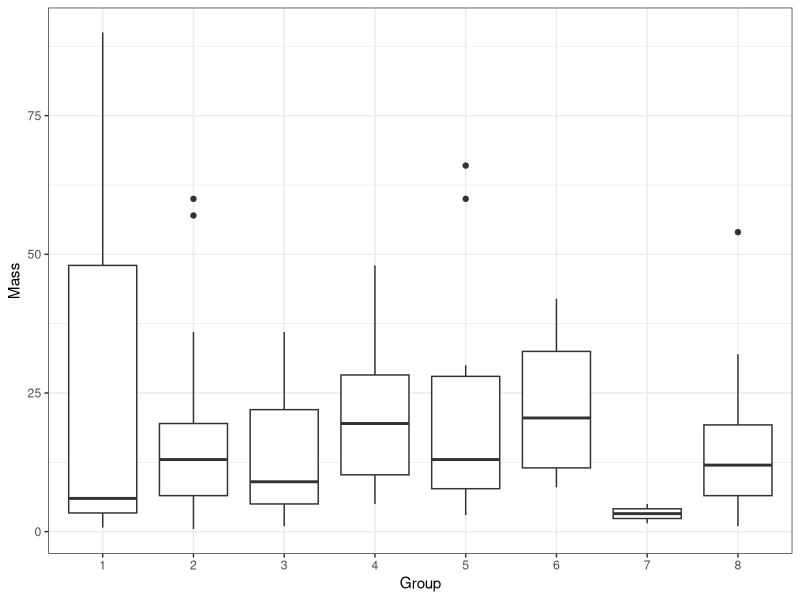
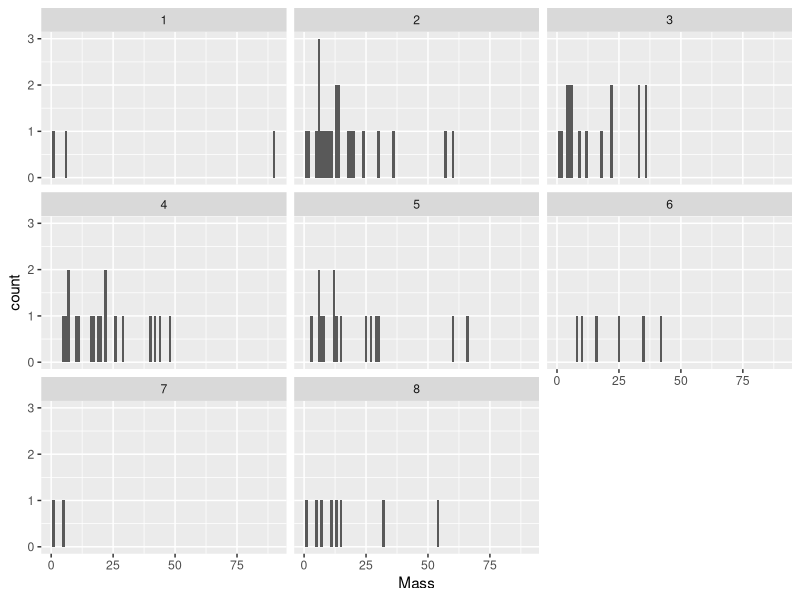
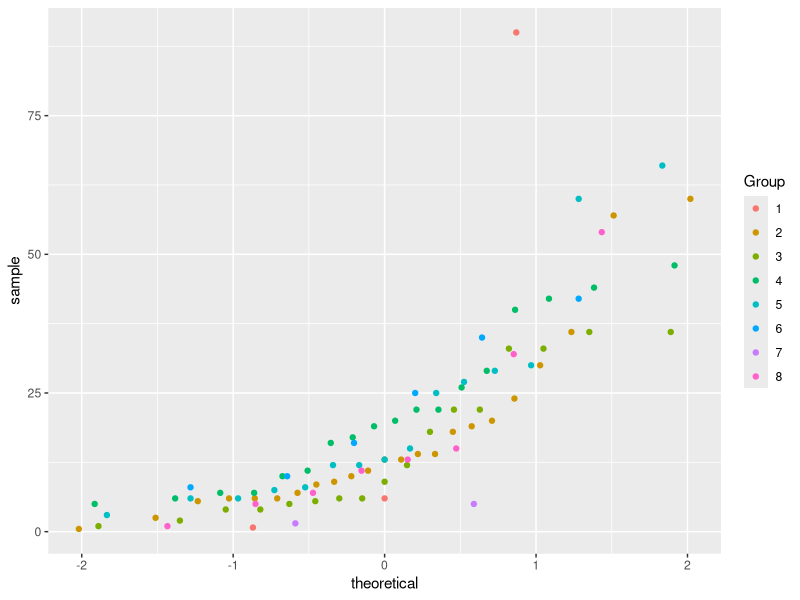
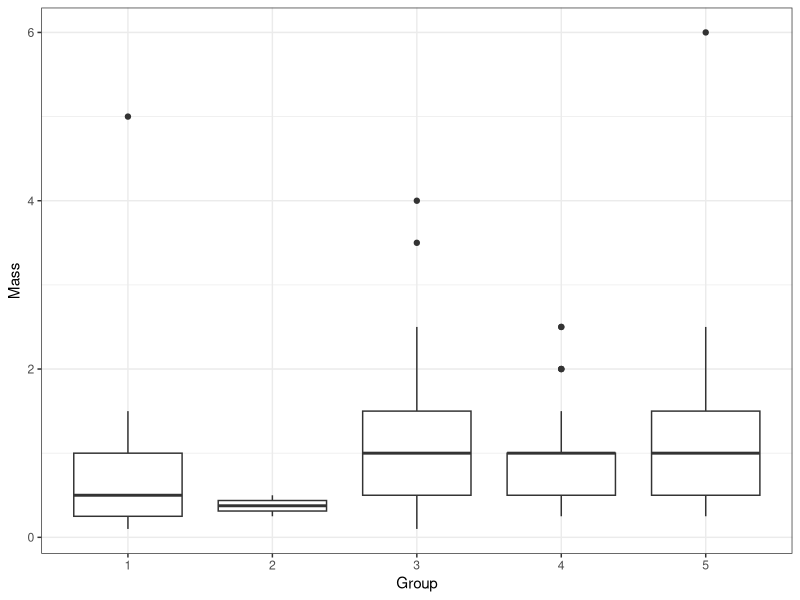
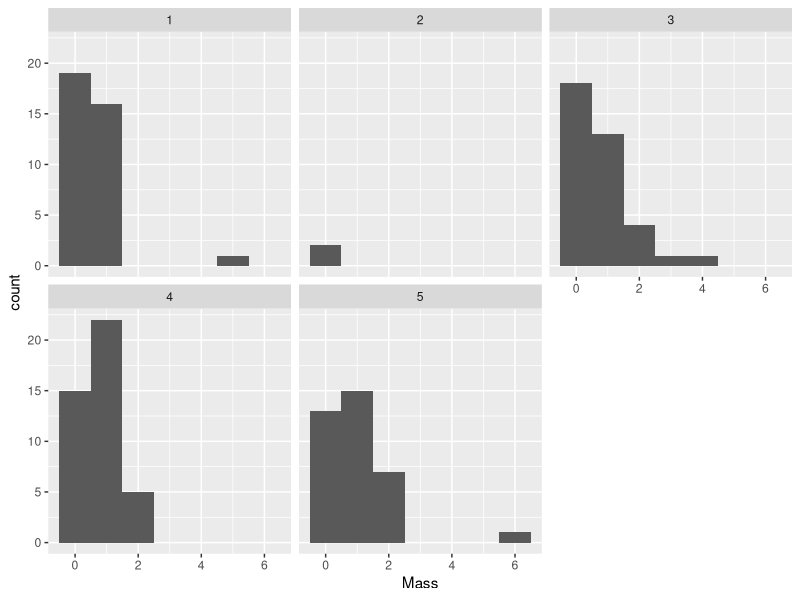
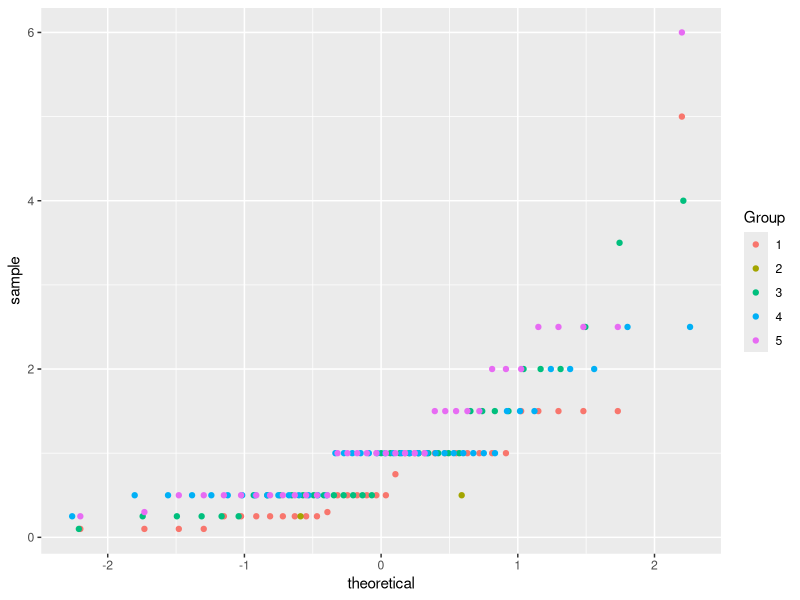
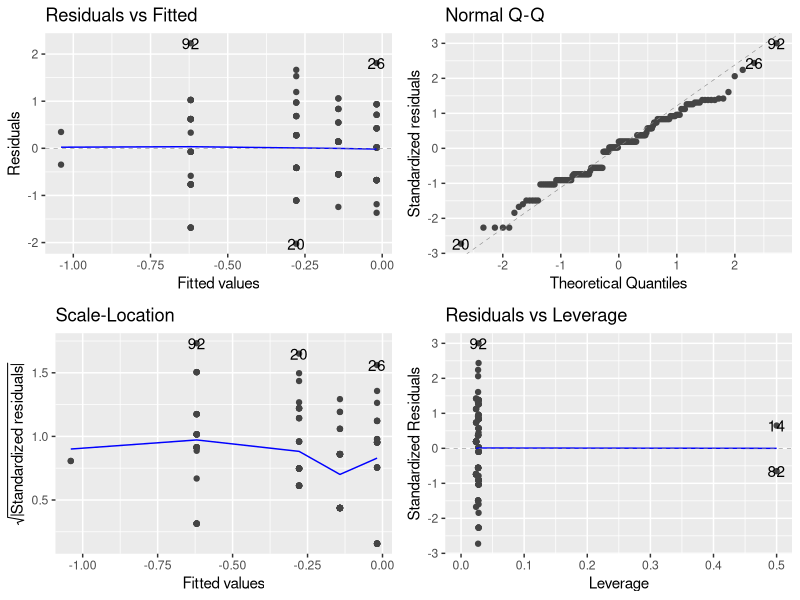
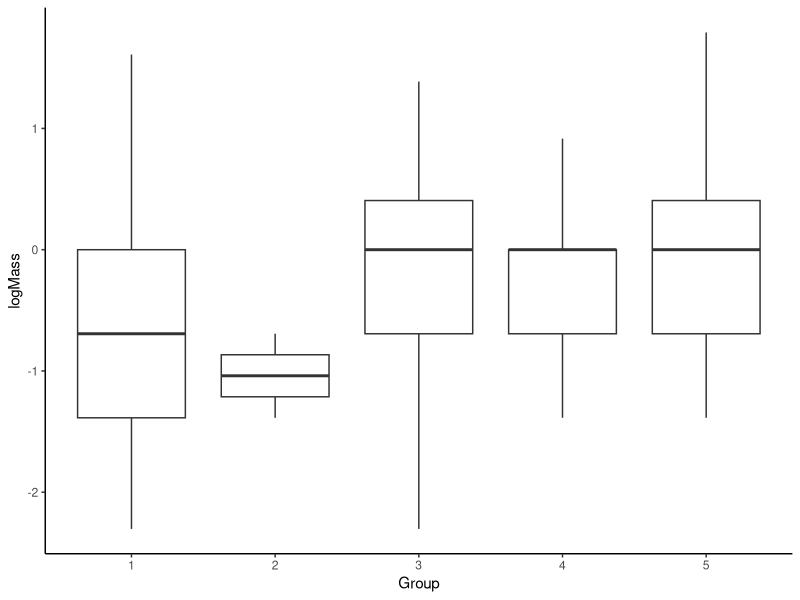

Write R code to recreate these figures, in order.
#### Biomass and Growth Rate for each plant by treatment group ####


# Before anything else, verify that your environment is totally clear.
# This is important, because old objects can foul up the works
# Clean up the working environment
rm(list = ls())

# Verify working directory, should be ~/Documents/Analyses/lastname_first
getwd()

# Load tidyverse
library("tidyverse")
# Check for updates
tidyverse_update()

#### Cleaning up the data ####

library(readr)
Biomass <- read_csv("Shadehouse/Biomass Experiment 1 Clean.csv")

library(dplyr)

# Removing rows where the species is blank
Biomass<-Biomass[-592, ] 
Biomass<-Biomass[-591, ] 
Biomass<-Biomass[-590, ] 
Biomass<-Biomass[-961, ] 
Biomass<-Biomass[-960, ] 
Biomass<-Biomass[-959, ] 

# Removing rows where the mass is blank
Biomass <- Biomass[!is.na(Biomass$Mass_g), ]

# simplifying the experiment 1 treatment group name to Group and Mass_g to Mass
colnames(Biomass)[5:5] <- c("Group") ## Renaming the columns
colnames(Biomass)[10:10] <- c("Mass") ## Renaming the columns


# ggfortify is a package that works with ggplot2 to make nice plots
# install.packages("ggfortify")
library("ggfortify")
# multcomp is used for contrasts and multiple comparisons
# install.packages("multcomp")
library("multcomp")
# nlme is used for random effects ANOVA
# install.packages("nlme")
library("nlme")

#### Have a look at how sapling varies by treatment group ####
Sapling <- Biomass[Biomass$Plant == "ManukaSapling", ]

Sapling$Group <- as.factor(Sapling$Group)

ggplot(Sapling, aes(x = Group, y = Mass))+
  geom_boxplot() +
  theme_bw() 
ggplot(Sapling) +
  geom_histogram(aes(Mass), binwidth = 1)+
  facet_wrap(~Group)
ggplot(Sapling)+
  geom_qq(aes(sample = Mass, color = Group))

# Check for Homogeneous variance
summ_Sapling <- Sapling %>%
  group_by(Group) %>% 
  summarise(mean_Mass = mean(Mass),
            sd_Mass = sd(Mass),
            n_Mass = n())
ratio <-(max(summ_Sapling$sd_Mass))/(min(summ_Sapling$sd_Mass))
print(ratio)

# Not normal, need to try a transformation
Sapling <- Sapling %>%
  mutate(logMass = log(Mass))

# Check for Homogeneous variance
summ_Sapling <- Sapling %>%
  group_by(Group) %>% 
  summarise(mean_logMass = mean(logMass),
            sd_logMass = sd(logMass),
            n_logMass = n())
ratio <-(max(summ_Sapling$sd_logMass))/(min(summ_Sapling$sd_logMass))
print(ratio)

# Still not normal... try square root
Sapling <- Sapling %>%
  mutate(sqrtMass = sqrt(Mass))

# Check for Homogeneous variance
summ_Sapling <- Sapling %>%
  group_by(Group) %>% 
  summarise(mean_sqrtMass = mean(sqrtMass),
            sd_sqrtMass = sd(sqrtMass),
            n_sqrtMass = n())
ratio <-(max(summ_Sapling$sd_sqrtMass))/(min(summ_Sapling$sd_sqrtMass))
print(ratio)

# That is worse, will need to use kruskal-wallis
kruskal.test(logMass ~ Group, data = Sapling)

#### Have a look at how seedling biomass varies by treatment group ####
Seedling <- Biomass[Biomass$Plant == "ManukaSeedling", ]

Seedling$Group <- as.factor(Seedling$Group)

ggplot(Seedling, aes(x = Group, y = Mass))+
  geom_boxplot() +
  theme_bw() 
ggplot(Seedling) +
  geom_histogram(aes(Mass), binwidth = 1)+
  facet_wrap(~Group)
ggplot(Seedling)+
  geom_qq(aes(sample = Mass, color = Group))

# Check for Homogeneous variance
summ_Seedling <- Seedling %>%
  group_by(Group) %>% 
  summarise(mean_Mass = mean(Mass),
            sd_Mass = sd(Mass),
            n_Mass = n())
ratio <-(max(summ_Seedling$sd_Mass))/(min(summ_Seedling$sd_Mass))
print(ratio)

# Not normal, need to try a transformation
Seedling <- Seedling %>%
  mutate(logMass = log(Mass))

# Check for Homogeneous variance
summ_Seedling <- Seedling %>%
  group_by(Group) %>% 
  summarise(mean_logMass = mean(logMass),
            sd_logMass = sd(logMass),
            n_logMass = n())
ratio <-(max(summ_Seedling$sd_logMass))/(min(summ_Seedling$sd_logMass))
print(ratio)

# Looks a lot better
# Set up for ANOVA
model01 <- lm(logMass~Group, data = Seedling)

autoplot(model01)

anova(model01)

summary(model01)

# Perform unplanned Tukey test
tukey <- glht(model01, linfct = mcp(Group = "Tukey"))
summary(tukey)

# Visualize transformed data
ggplot(Seedling, aes(x = Group, y = logMass))+
  geom_boxplot() +
  theme_classic() 

# Very interesting, the seedling biomass is significantly higher in groups 4 and 5
# which have wattle and woolly and wattle and privet than when growing with conspecifics only

#### woolly nightshade analysis ####
Nightshade <- Biomass[Biomass$Plant == "Nightshade", ]

Nightshade$Group <- as.factor(Nightshade$Group)

ggplot(Nightshade, aes(x = Group, y = Mass))+
  geom_boxplot() +
  theme_bw() 
ggplot(Nightshade) +
  geom_histogram(aes(Mass), binwidth = 1)+
  facet_wrap(~Group)
ggplot(Nightshade)+
  geom_qq(aes(sample = Mass, color = Group))

# Check for Homogeneous variance
summ_Nightshade <- Nightshade %>%
  group_by(Group) %>% 
  summarise(mean_Mass = mean(Mass),
            sd_Mass = sd(Mass),
            n_Mass = n())
ratio <-(max(summ_Nightshade$sd_Mass))/(min(summ_Nightshade$sd_Mass))
print(ratio)

# Set up for ANOVA
model01 <- lm(Mass~Group, data = Nightshade)

autoplot(model01)

anova(model01)

summary(model01)

# Perform unplanned Tukey test
tukey <- glht(model01, linfct = mcp(Group = "Tukey"))
summary(tukey)

# Visualize transformed data
ggplot(Nightshade, aes(x = Group, y = Mass))+
  geom_boxplot() +
  theme_classic() 

#### privet analysis ####
Privet <- Biomass[Biomass$Plant == "Privet", ]

Privet$Group <- as.factor(Privet$Group)

ggplot(Privet, aes(x = Group, y = Mass))+
  geom_boxplot() +
  theme_bw() 
ggplot(Privet) +
  geom_histogram(aes(Mass), binwidth = 1)+
  facet_wrap(~Group)
ggplot(Privet)+
  geom_qq(aes(sample = Mass, color = Group))

# Check for Homogeneous variance
summ_Privet <- Privet %>%
  group_by(Group) %>% 
  summarise(mean_Mass = mean(Mass),
            sd_Mass = sd(Mass),
            n_Mass = n())
ratio <-(max(summ_Privet$sd_Mass))/(min(summ_Privet$sd_Mass))
print(ratio)

# Set up for ANOVA
model01 <- lm(Mass~Group, data = Privet)

autoplot(model01)

anova(model01)

summary(model01)

# Perform unplanned Tukey test
tukey <- glht(model01, linfct = mcp(Group = "Tukey"))
summary(tukey)

# Visualize transformed data
ggplot(Privet, aes(x = Group, y = Mass))+
  geom_boxplot() +
  theme_classic() 

#### wattle analysis ####
Wattle <- Biomass[Biomass$Plant == "Wattle", ]

Wattle$Group <- as.factor(Wattle$Group)

ggplot(Wattle, aes(x = Group, y = Mass))+
  geom_boxplot() +
  theme_bw() 
ggplot(Wattle) +
  geom_histogram(aes(Mass), binwidth = 1)+
  facet_wrap(~Group)
ggplot(Wattle)+
  geom_qq(aes(sample = Mass, color = Group))

# Check for Homogeneous variance
summ_Wattle <- Wattle %>%
  group_by(Group) %>% 
  summarise(mean_Mass = mean(Mass),
            sd_Mass = sd(Mass),
            n_Mass = n())
ratio <-(max(summ_Wattle$sd_Mass))/(min(summ_Wattle$sd_Mass))
print(ratio)

# Not normal, need to try a transformation
Wattle <- Wattle %>%
  mutate(logMass = log(Mass))

# Check for Homogeneous variance
summ_Wattle <- Wattle %>%
  group_by(Group) %>% 
  summarise(mean_logMass = mean(logMass),
            sd_logMass = sd(logMass),
            n_logMass = n())
ratio <-(max(summ_Wattle$sd_logMass))/(min(summ_Wattle$sd_logMass))
print(ratio)

# Set up for ANOVA
model01 <- lm(logMass~Group, data = Wattle)

autoplot(model01)

anova(model01)

summary(model01)

# Perform unplanned Tukey test
tukey <- glht(model01, linfct = mcp(Group = "Tukey"))
summary(tukey)


# Visualize transformed data
ggplot(Wattle, aes(x = Group, y = logMass))+
  geom_boxplot() +
  theme_classic() 



#### Growth Rate Analysis ####
library(readr)
Height <- read_csv("Shadehouse/Height Experiment 1 Clean.csv")

# simplifying the experiment 1 treatment group name to Group and Mass_g to Mass
colnames(Height)[4:4] <- c("Group") ## Renaming the columns
Height$Group <- as.factor(Height$Group)

Height$Height1 <- as.numeric(Height$Height1)
Height$Height2 <- as.numeric(Height$Height2)
Height$Height3 <- as.numeric(Height$Height3)
Height$Height4 <- as.numeric(Height$Height4)
Height$Height5 <- as.numeric(Height$Height5)
Height$Height6 <- as.numeric(Height$Height6)
Height$Height7 <- as.numeric(Height$Height7)

# Calculating growth rate
Height <- Height %>%
  mutate(GR1 = Height2 - Height1)
Height <- Height %>%
  mutate(GR2 = Height3 - Height2)
Height <- Height %>%
  mutate(GR3 = Height4 - Height3)
Height <- Height %>%
  mutate(GR4 = Height5 - Height4)
Height <- Height %>%
  mutate(GR5 = Height6 - Height5)
Height <- Height %>%
  mutate(GR6 = Height7 - Height6)

# Calculate average growth rate for each plant
Height$AverageGR <- rowMeans(Height[, 26:31], na.rm = TRUE)

# Clean up empty rows
Height<-Height[-592, ] 
Height<-Height[-591, ] 
Height<-Height[-590, ] 
Height<-Height[-589, ]
Height<-Height[-100, ]
Height<-Height[-99, ]
Height<-Height[-98, ]
Height<-Height[-97, ]
Height<-Height[-981, ]
Height<-Height[-957, ]
Height<-Height[-956, ]
Height<-Height[-955, ]
Height<-Height[-954, ]
Height<-Height[-641, ]
Height<-Height[-548, ]


#### Let's look at Sapling height ####
SaplingH <- Height[Height$Plant == "ManukaSapling", ]

ggplot(SaplingH, aes(x = Group, y = AverageGR))+
  geom_boxplot() +
  theme_bw() 
ggplot(SaplingH) +
  geom_histogram(aes(AverageGR), binwidth = 1)+
  facet_wrap(~Group)
ggplot(SaplingH)+
  geom_qq(aes(sample = AverageGR, color = Group))

# Check for Homogeneous variance
summ_SaplingH <- SaplingH %>%
  group_by(Group) %>% 
  summarise(mean_AverageGR = mean(AverageGR),
            sd_AverageGR = sd(AverageGR),
            n_AverageGR = n())
ratio <-(max(summ_SaplingH$sd_AverageGR))/(min(summ_SaplingH$sd_AverageGR))
print(ratio)

# Normal enough <3

# Set up for ANOVA
model01 <- lm(AverageGR~Group, data = SaplingH)

autoplot(model01)

anova(model01)

summary(model01)

# Perform unplanned Tukey test
tukey <- glht(model01, linfct = mcp(Group = "Tukey"))
summary(tukey)

# No difference in the average sapling Growth Rate by group

#### Seedling analysis ####

SeedlingH <- Height[Height$Plant == "ManukaSeedling", ]

ggplot(SeedlingH, aes(x = Group, y = AverageGR))+
  geom_boxplot() +
  theme_bw() 
ggplot(SeedlingH) +
  geom_histogram(aes(AverageGR), binwidth = 1)+
  facet_wrap(~Group)
ggplot(SeedlingH)+
  geom_qq(aes(sample = AverageGR, color = Group))

# Check for Homogeneous variance
summ_SeedlingH <- SeedlingH %>%
  group_by(Group) %>% 
  summarise(mean_AverageGR = mean(AverageGR),
            sd_AverageGR = sd(AverageGR),
            n_AverageGR = n())
ratio <-(max(summ_SeedlingH$sd_AverageGR))/(min(summ_SeedlingH$sd_AverageGR))
print(ratio)

# Not normal, but too many zeros, try kruskal-wallis
kruskal.test(AverageGR ~ Group, data = SeedlingH)

# no difference

#### Woolly nightshade analysis ####
NightshadeH <- Height[Height$Plant == "Nightshade", ]

ggplot(NightshadeH, aes(x = Group, y = AverageGR))+
  geom_boxplot() +
  theme_bw() 
ggplot(NightshadeH) +
  geom_histogram(aes(AverageGR), binwidth = 1)+
  facet_wrap(~Group)
ggplot(NightshadeH)+
  geom_qq(aes(sample = AverageGR, color = Group))

# Check for Homogeneous variance
summ_NightshadeH <- NightshadeH %>%
  group_by(Group) %>% 
  summarise(mean_AverageGR = mean(AverageGR),
            sd_AverageGR = sd(AverageGR),
            n_AverageGR = n())
ratio <-(max(summ_NightshadeH$sd_AverageGR))/(min(summ_NightshadeH$sd_AverageGR))
print(ratio)

# Normal enough, <3
# Set up for ANOVA
model01 <- lm(AverageGR~Group, data = NightshadeH)

autoplot(model01)

anova(model01)

summary(model01)

# There is a significant difference, tukey test
model01 <- lm(AverageGR~Group, data = NightshadeH)

# Perform unplanned Tukey test
tukey <- glht(model01, linfct = mcp(Group = "Tukey"))
summary(tukey)

#### Privet Analysis ####
PrivetH <- Height[Height$Plant == "Privet", ]

ggplot(PrivetH, aes(x = Group, y = AverageGR))+
  geom_boxplot() +
  theme_bw() 
ggplot(PrivetH) +
  geom_histogram(aes(AverageGR), binwidth = 1)+
  facet_wrap(~Group)
ggplot(PrivetH)+
  geom_qq(aes(sample = AverageGR, color = Group))

# Check for Homogeneous variance
summ_PrivetH <- PrivetH %>%
  group_by(Group) %>% 
  summarise(mean_AverageGR = mean(AverageGR),
            sd_AverageGR = sd(AverageGR),
            n_AverageGR = n())
ratio <-(max(summ_PrivetH$sd_AverageGR))/(min(summ_PrivetH$sd_AverageGR))
print(ratio)

# Normal enough, <3
# Set up for ANOVA
model01 <- lm(AverageGR~Group, data = PrivetH)

autoplot(model01)

anova(model01)

summary(model01)

# There is a significant difference, tukey test
model01 <- lm(AverageGR~Group, data = PrivetH)

# Perform unplanned Tukey test
tukey <- glht(model01, linfct = mcp(Group = "Tukey"))
summary(tukey)

#### Wattle Analysis ####
WattleH <- Height[Height$Plant == "Wattle", ]

WattleH<-WattleH[-20, ]

ggplot(WattleH, aes(x = Group, y = AverageGR))+
  geom_boxplot() +
  theme_bw() 
ggplot(WattleH) +
  geom_histogram(aes(AverageGR), binwidth = 1)+
  facet_wrap(~Group)
ggplot(WattleH)+
  geom_qq(aes(sample = AverageGR, color = Group))

# Check for Homogeneous variance
summ_WattleH <- WattleH %>%
  group_by(Group) %>% 
  summarise(mean_AverageGR = mean(AverageGR),
            sd_AverageGR = sd(AverageGR),
            n_AverageGR = n())
ratio <-(max(summ_WattleH$sd_AverageGR))/(min(summ_WattleH$sd_AverageGR))
print(ratio)

# Normal enough, <3
# Set up for ANOVA
model01 <- lm(AverageGR~Group, data = WattleH)

autoplot(model01)

anova(model01)

summary(model01)

# There is a significant difference, tukey test
model01 <- lm(AverageGR~Group, data = WattleH)

# Perform unplanned Tukey test
tukey <- glht(model01, linfct = mcp(Group = "Tukey"))
summary(tukey)

library(ggplot2)
WattlePlot <- ggplot(data = WattleH, 
                       aes(y = AverageGR, ##Change this to variable name
                           x = Group)) + ##Change this to variable name
  geom_boxplot(fill = "#332288", notch = TRUE, varwidth = TRUE) +
  geom_jitter(color="black", size=0.4, alpha=0.9) +
  ylab("Average Growth Rate") + xlab("Treatment Group") +   ##Change axis titles
  theme(axis.text.x=element_text(size=10, color = 'black'), #Change axis text font size and angle and colour etc
        axis.text.y=element_text(size=15, hjust = 1, colour = 'black'), 
        axis.title=element_text(size=17,face="bold"), #Change axis title text font etc
        legend.title = element_blank(), #If you want to remove the legend
        legend.position = "none",
        panel.grid.major = element_blank(),#If you want to remove gridlines
        panel.grid.minor = element_blank(),#If you want to remove gridlines
        panel.background = element_blank(),    #If you want to remove background
        axis.line = element_line(colour = "black"))   ##If you want to add an axis colour
WattlePlot

NightshadePlot <- ggplot(data = NightshadeH, 
                     aes(y = AverageGR, ##Change this to variable name
                         x = Group)) + ##Change this to variable name
  geom_boxplot(fill = "#882265", notch = TRUE, varwidth = TRUE) +
  geom_jitter(color="black", size=0.4, alpha=0.9) +
  ylab("Average Growth Rate") + xlab("Treatment Group") +   ##Change axis titles
  theme(axis.text.x=element_text(size=10, color = 'black'), #Change axis text font size and angle and colour etc
        axis.text.y=element_text(size=15, hjust = 1, colour = 'black'), 
        axis.title=element_text(size=17,face="bold"), #Change axis title text font etc
        legend.title = element_blank(), #If you want to remove the legend
        legend.position = "none",
        panel.grid.major = element_blank(),#If you want to remove gridlines
        panel.grid.minor = element_blank(),#If you want to remove gridlines
        panel.background = element_blank(),    #If you want to remove background
        axis.line = element_line(colour = "black"))   ##If you want to add an axis colour
NightshadePlot

PrivetPlot <- ggplot(data = PrivetH, 
                     aes(y = AverageGR, ##Change this to variable name
                         x = Group)) + ##Change this to variable name
  geom_boxplot(fill = "#88CCEE", notch = TRUE, varwidth = TRUE) +
  geom_jitter(color="black", size=0.4, alpha=0.9) +
  ylab("Average Growth Rate") + xlab("Treatment Group") +   ##Change axis titles
  theme(axis.text.x=element_text(size=10, color = 'black'), #Change axis text font size and angle and colour etc
        axis.text.y=element_text(size=15, hjust = 1, colour = 'black'), 
        axis.title=element_text(size=17,face="bold"), #Change axis title text font etc
        legend.title = element_blank(), #If you want to remove the legend
        legend.position = "none",
        panel.grid.major = element_blank(),#If you want to remove gridlines
        panel.grid.minor = element_blank(),#If you want to remove gridlines
        panel.background = element_blank(),    #If you want to remove background
        axis.line = element_line(colour = "black"))   ##If you want to add an axis colour
PrivetPlot 
